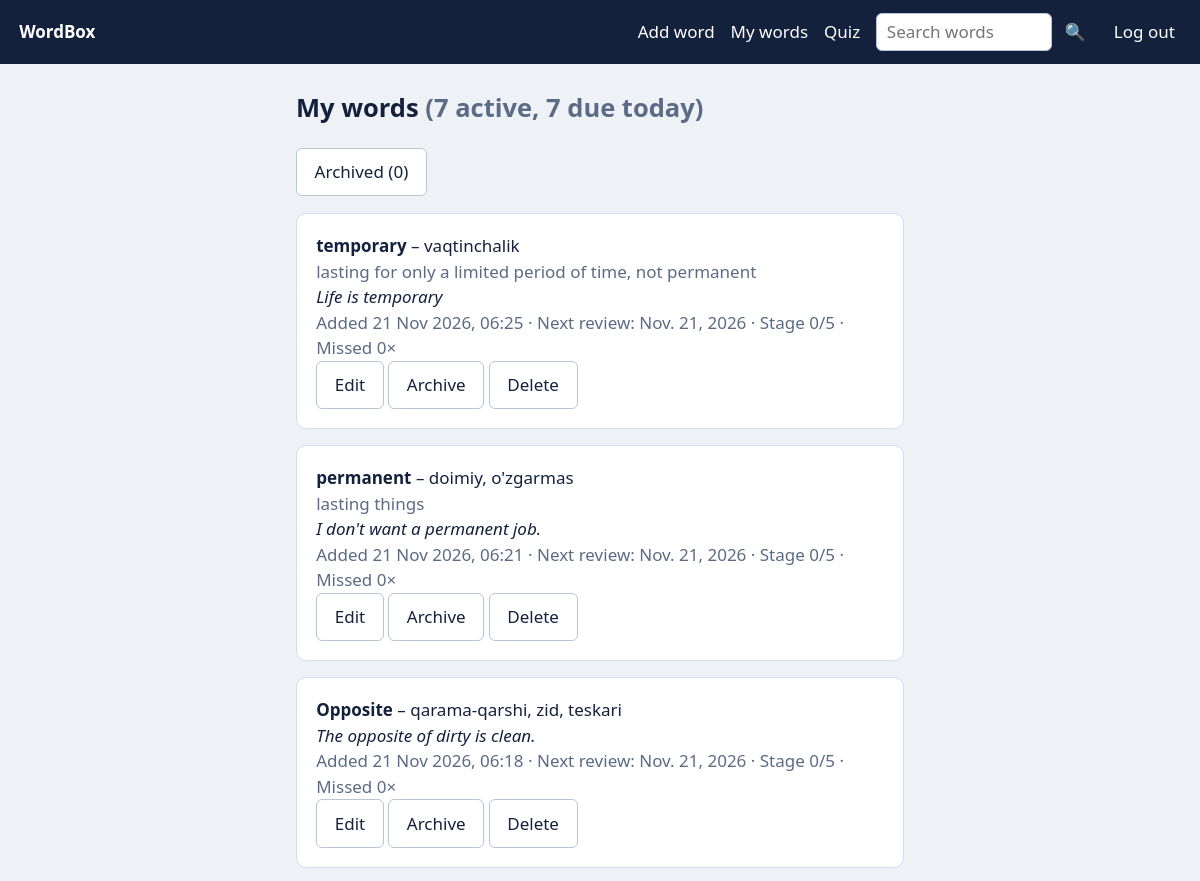
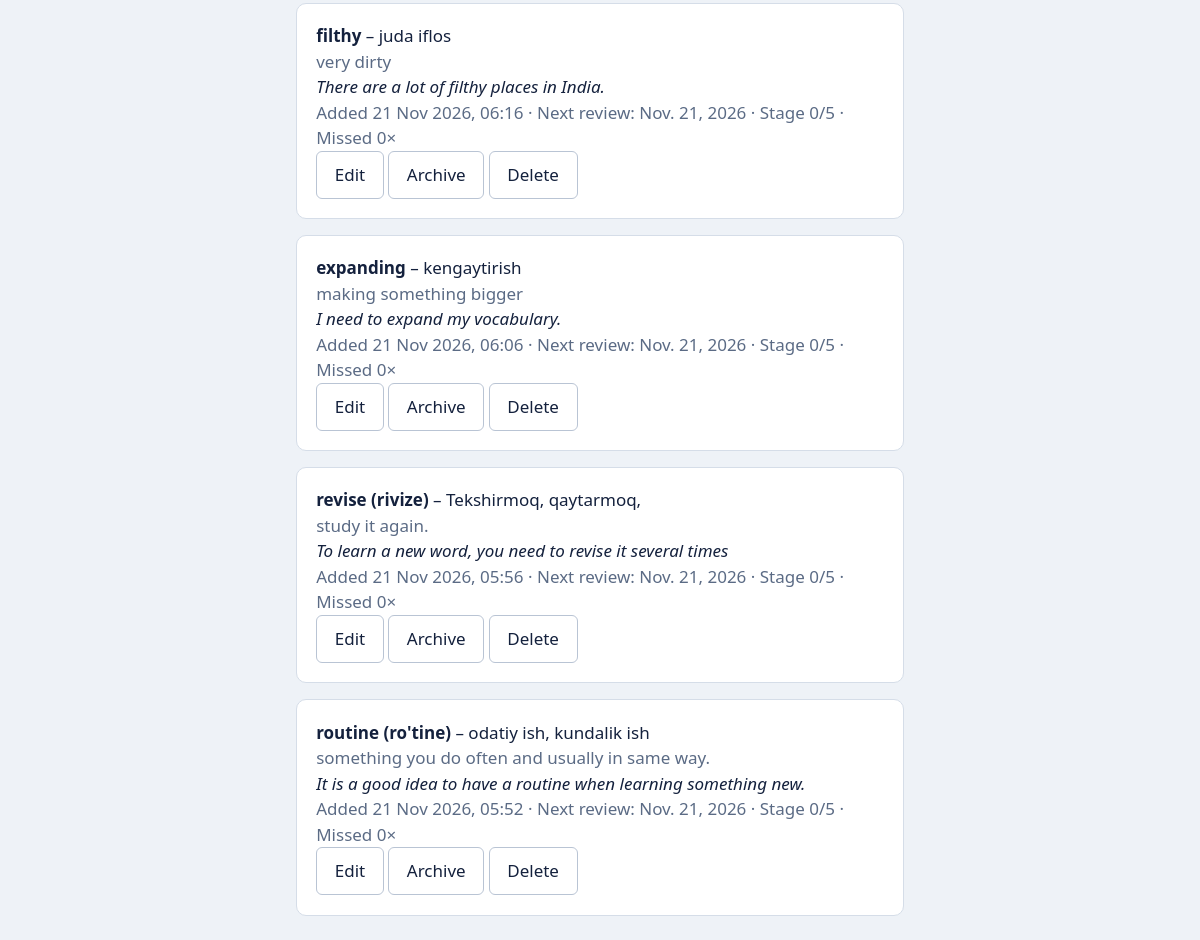
The page /words/ (signed in) on the database as committed earlier (2 pictures, top to bottom).
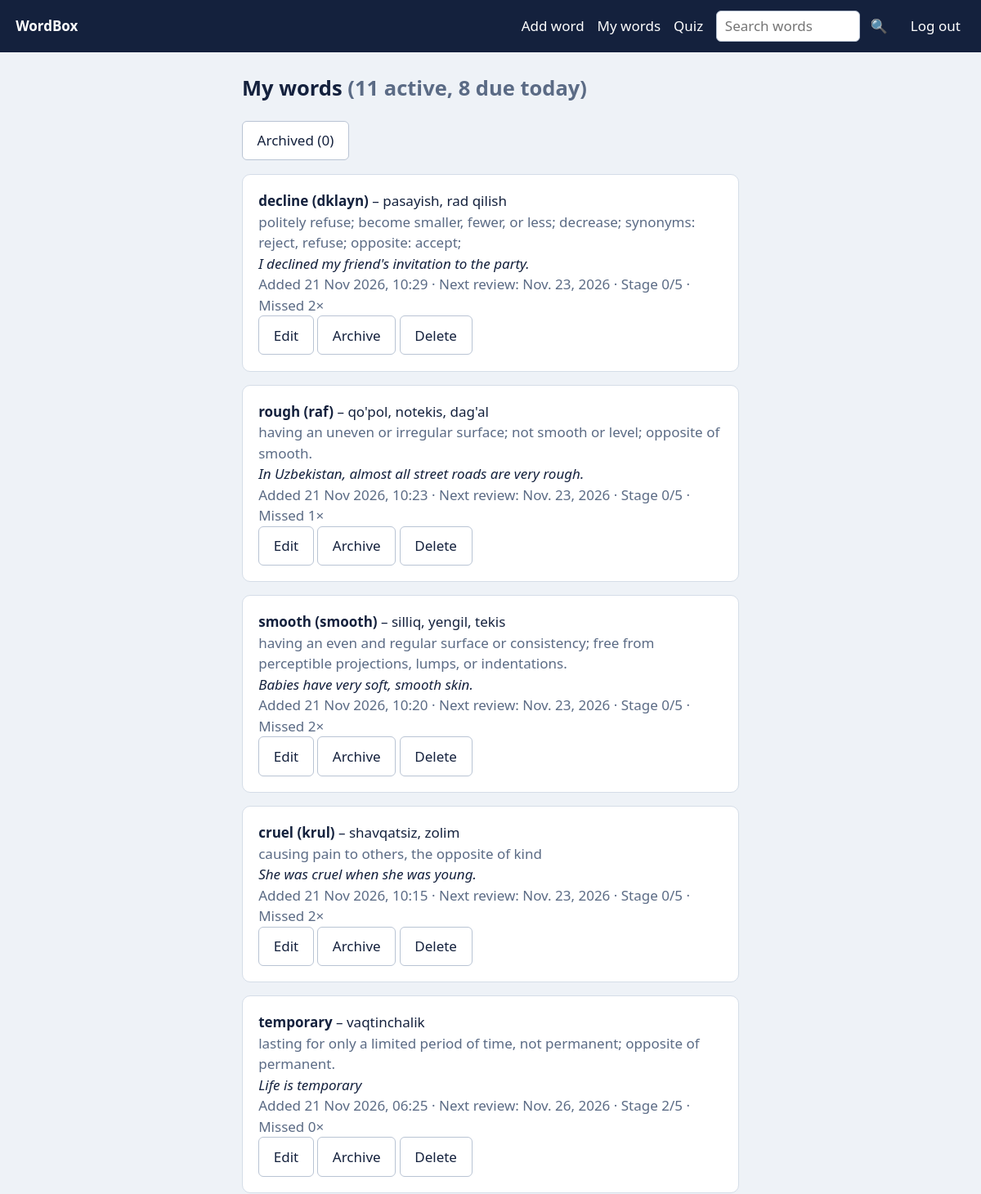
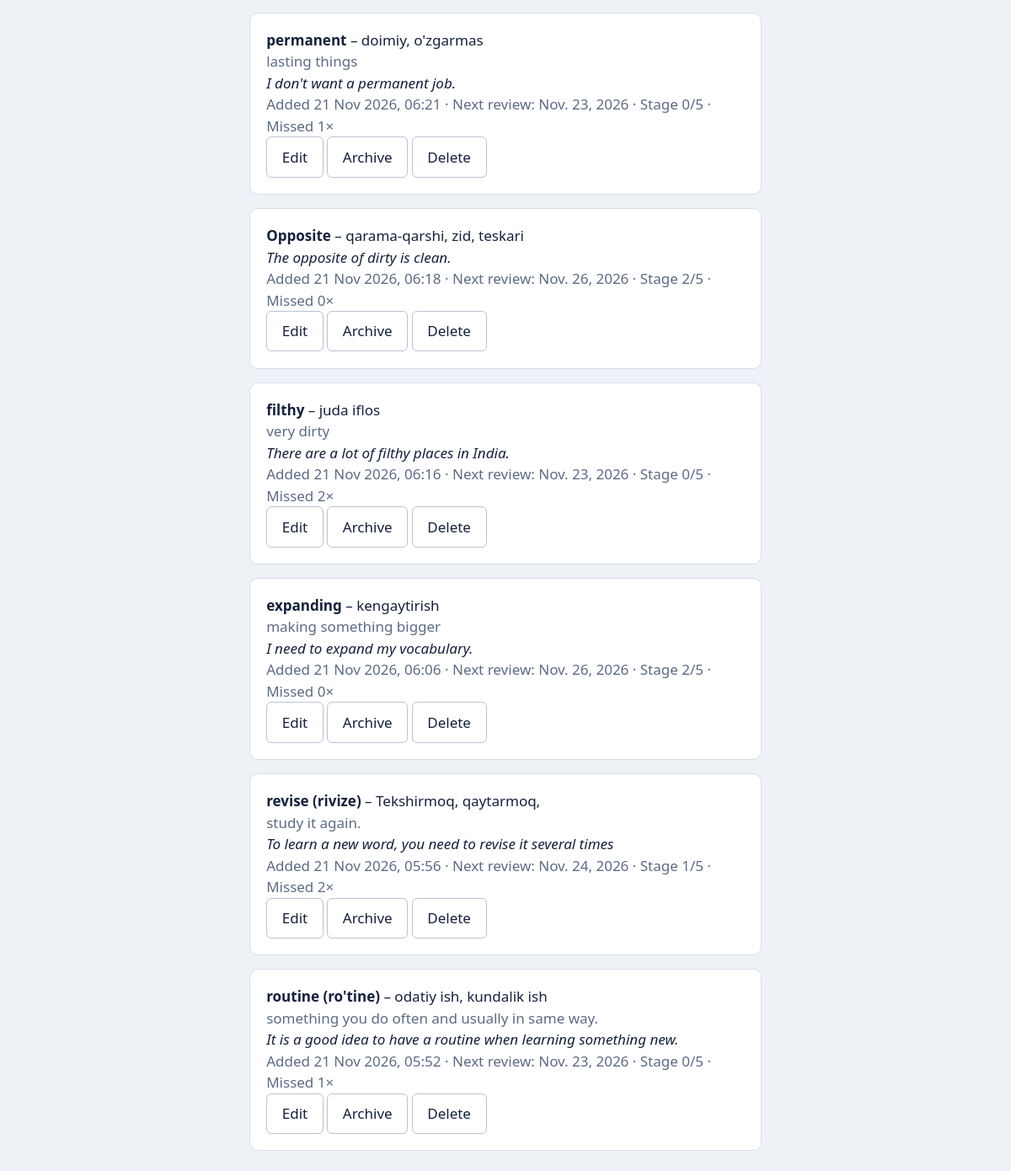
The same page on the database as committed later (2 pictures, top to bottom).
### words/models.py (models this page shows, shortened)
class Word(models.Model):
    user = models.ForeignKey(settings.AUTH_USER_MODEL, on_delete=models.CASCADE)
    term = models.CharField(max_length=200)          # word in the language you learn
    pronunciation = models.CharField(max_length=200, blank=True)
    translation = models.CharField(max_length=200)
    meaning = models.TextField(blank=True)
    example = models.TextField(blank=True)
    stage = models.PositiveSmallIntegerField(default=0)
    next_review = models.DateField(default=timezone.localdate)
    fails = models.PositiveIntegerField(default=0)
    opposites = models.ManyToManyField("self", blank=True)  # symmetric: if A is opposite of B, B is opposite of A
    similar = models.ManyToManyField("self", blank=True)    # symmetric: words with a similar meaning
    archived = models.BooleanField(default=False)  # archived words are left out of quizzes and reminders
    created = models.DateTimeField(auto_now_add=True)
    class Meta:
        unique_together = ("user", "term")
        ordering = ["-created"]

### words/views.py (the view)
# urls.py: path("words/", views.word_list, name="word_list"),
@login_required
def word_list(request):
    q = request.GET.get("q", "").strip()
    show = "archived" if request.GET.get("show") == "archived" else "active"
    mine = Word.objects.filter(user=request.user).prefetch_related("opposites", "similar")
    active = mine.filter(archived=False)
    if q:  # search looks through active and archived words
        words = services.search_words(request.user, q)
    else:
        words = list(mine.filter(archived=True) if show == "archived" else active)
    return render(request, "word_list.html", {
        "words": words, "q": q, "show": show, "total": mine.count(), "active": active.count(),
        "due": active.filter(next_review__lte=timezone.localdate()).count(),
        "archived": mine.filter(archived=True).count()})

### words/templates/word_list.html (shortened to what this page needs)
{% extends "base.html" %}{% block content %}
{% if q %}<h2>Search results <span class="mut">({{ words|length }} of {{ total }} match “{{ q }}”)</span></h2>
<p><a class="btn alt" href="{% url 'word_list' %}">Clear search</a></p>
{% elif show == "archived" %}<h2>Archived words <span class="mut">({{ archived }})</span></h2>
<p class="mut">Archived words are not used in quizzes or reminders.</p><p><a class="btn alt" href="{% url 'word_list' %}">← Back to active words</a></p>
{% else %}<h2>My words <span class="mut">({{ active }} active, {{ due }} due today)</span></h2>
<p><a class="btn alt" href="{% url 'word_list' %}?show=archived">Archived ({{ archived }})</a></p>{% endif %}
{% for w in words %}<div class="card"><b>{{ w.term }}</b>{% if w.pronunciation %} <span class="mut">[{{ w.pronunciation }}]</span>{% endif %} – {{ w.translation }}{% if w.archived %} <span class="mut">🗄 archived</span>{% endif %}
{% if w.meaning %}<div class="mut">{{ w.meaning }}</div>{% endif %}{% if w.example %}<div><i>{{ w.example }}</i></div>{% endif %}
<div class="mut">Added {{ w.created|date:"j M Y, H:i" }} · Next review: {{ w.next_review }} · Stage {{ w.stage }}/5 · Missed {{ w.fails }}×</div>
<div class="row"><a class="btn alt" href="{% url 'edit_word' w.pk %}">Edit</a>
<form method="post" action="{% if w.archived %}{% url 'unarchive_word' w.pk %}{% else %}{% url 'archive_word' w.pk %}{% endif %}">{% csrf_token %}<input type="hidden" name="next" value="{{ request.get_full_path }}"><button class="btn alt">{% if w.archived %}Unarchive{% else %}Archive{% endif %}</button></form>
<form method="post" action="{% url 'delete_word' w.pk %}">{% csrf_token %}<input type="hidden" name="next" value="{{ request.get_full_path }}"><button class="btn alt">Delete</button></form></div></div>
{% empty %}<p class="card">{% if q %}No words match.{% elif show == "archived" %}Nothing archived.{% else %}No words yet. <a href="{% url 'add_word' %}">Add your first word</a>.{% endif %}</p>{% endfor %}{% endblock %}

### words/templates/base.html (shortened to what this page needs)
<!doctype html>
<html lang="en"><head><meta charset="utf-8"><meta name="viewport" content="width=device-width,initial-scale=1">
</head><body>
<nav><a class="brand" href="{% url 'dashboard' %}">WordBox</a>
{% if user.is_authenticated %}<a href="{% url 'add_word' %}">Add word</a><a href="{% url 'word_list' %}">My words</a><a href="{% url 'quiz_start' %}">Quiz</a>
<form method="get" action="{% url 'word_list' %}" role="search" class="navsearch"><input name="q" value="{{ request.GET.q }}" placeholder="Search words" aria-label="Search words" autocomplete="off"><button aria-label="Search">🔍</button></form>
<form method="post" action="{% url 'logout' %}">{% csrf_token %}<button>Log out</button></form>
{% else %}<a href="{% url 'login' %}">Log in</a><a href="{% url 'register' %}">Sign up</a>{% endif %}</nav>
<main>{% for m in messages %}<p class="card {{ m.tags }}">{{ m }}</p>{% endfor %}{% block content %}{% endblock %}</main>
</body></html>

### words/templates/base.html (style rules this page uses)
:root { --bg:#eef2f7;--ink:#14213d;--mut:#5b6b85;--acc:#2a6f97;--ok:#2e7d32;--bad:#b3261e;--card:#fff }
* { box-sizing:border-box }
body { margin:0;background:var(--bg);color:var(--ink);font:17px/1.5 system-ui,sans-serif }
nav { display:flex;gap:1rem;flex-wrap:wrap;align-items:center;padding:.8rem 1.2rem;background:var(--ink) }
.navsearch input { width:11rem;margin:0;padding:.35rem .6rem }
.navsearch { display:flex;gap:.4rem }
.row form { display:inline }
nav a,nav button { color:#fff;text-decoration:none;background:none;border:0;font:inherit;cursor:pointer }
nav .brand { font-weight:700;margin-right:auto }
main { max-width:640px;margin:1.5rem auto;padding:0 1rem }
.card { background:var(--card);border-radius:10px;padding:1.2rem;margin-bottom:1rem;border:1px solid #d5dde8 }
input,textarea,select { width:100%;padding:.6rem;border:1px solid #b9c4d4;border-radius:6px;font:inherit;margin:.2rem 0 .8rem }
.btn { display:inline-block;background:var(--acc);color:#fff;border:0;border-radius:6px;padding:.65rem 1.1rem;font:inherit;cursor:pointer;text-decoration:none }
.btn.alt { background:#fff;color:var(--ink);border:1px solid #b9c4d4 }
.mut { color:var(--mut) }

Rows that differ between the two databases and show on the page:
added Word: term "decline (dklayn)", translation "pasayish, rad qilish", meaning "politely refuse; become smaller, fewer, or less; decrease; synonyms: reject, refuse; opposite: accept;", example "I declined my friend's invitation to the party.", created "21 Nov 2026, 10:29", next_review "Nov. 23, 2026", stage "0", fails "2", archived "Archive"
added Word: term "rough (raf)", translation "qo'pol, notekis, dag'al", meaning "having an uneven or irregular surface; not smooth or level; opposite of smooth.", example "In Uzbekistan, almost all street roads are very rough.", created "21 Nov 2026, 10:23", next_review "Nov. 23, 2026", stage "0", fails "1", archived "Archive"
added Word: term "smooth (smooth)", translation "silliq, yengil, tekis", meaning "having an even and regular surface or consistency; free from perceptible projections, lumps, or indentations.", example "Babies have very soft, smooth skin.", created "21 Nov 2026, 10:20", next_review "Nov. 23, 2026", stage "0", fails "2", archived "Archive"
added Word: term "cruel (krul)", translation "shavqatsiz, zolim", meaning "causing pain to others, the opposite of kind", example "She was cruel when she was young.", created "21 Nov 2026, 10:15", next_review "Nov. 23, 2026", stage "0", fails "2", archived "Archive"
changed Word "temporary": meaning "lasting for only a limited period of time, not permanent" → "lasting for only a limited period of time, not permanent; opposite of permanent."; next_review "Nov. 21, 2026" → "Nov. 26, 2026"; stage "0" → "2"
changed Word "permanent": next_review "Nov. 21, 2026" → "Nov. 23, 2026"; fails "0" → "1"
changed Word "Opposite": next_review "Nov. 21, 2026" → "Nov. 26, 2026"; stage "0" → "2"
changed Word "filthy": next_review "Nov. 21, 2026" → "Nov. 23, 2026"; fails "0" → "2"
changed Word "expanding": next_review "Nov. 21, 2026" → "Nov. 26, 2026"; stage "0" → "2"
changed Word "revise (rivize)": next_review "Nov. 21, 2026" → "Nov. 24, 2026"; stage "0" → "1"; fails "0" → "2"
changed Word "routine (ro'tine)": next_review "Nov. 21, 2026" → "Nov. 23, 2026"; fails "0" → "1"
Other text that changed with them:
{{ active }}: "7" → "11"
{{ due }}: "7" → "8"
